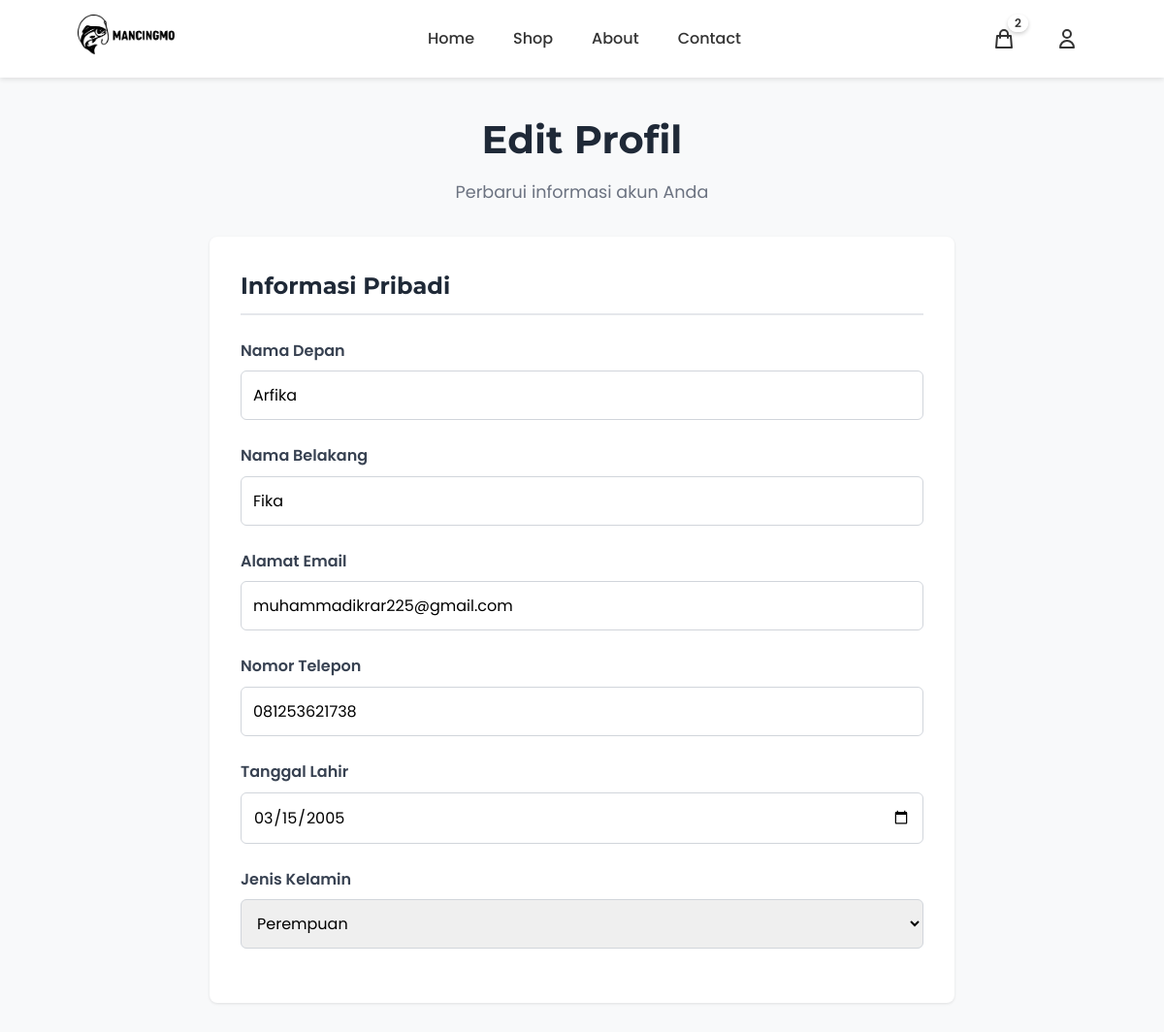
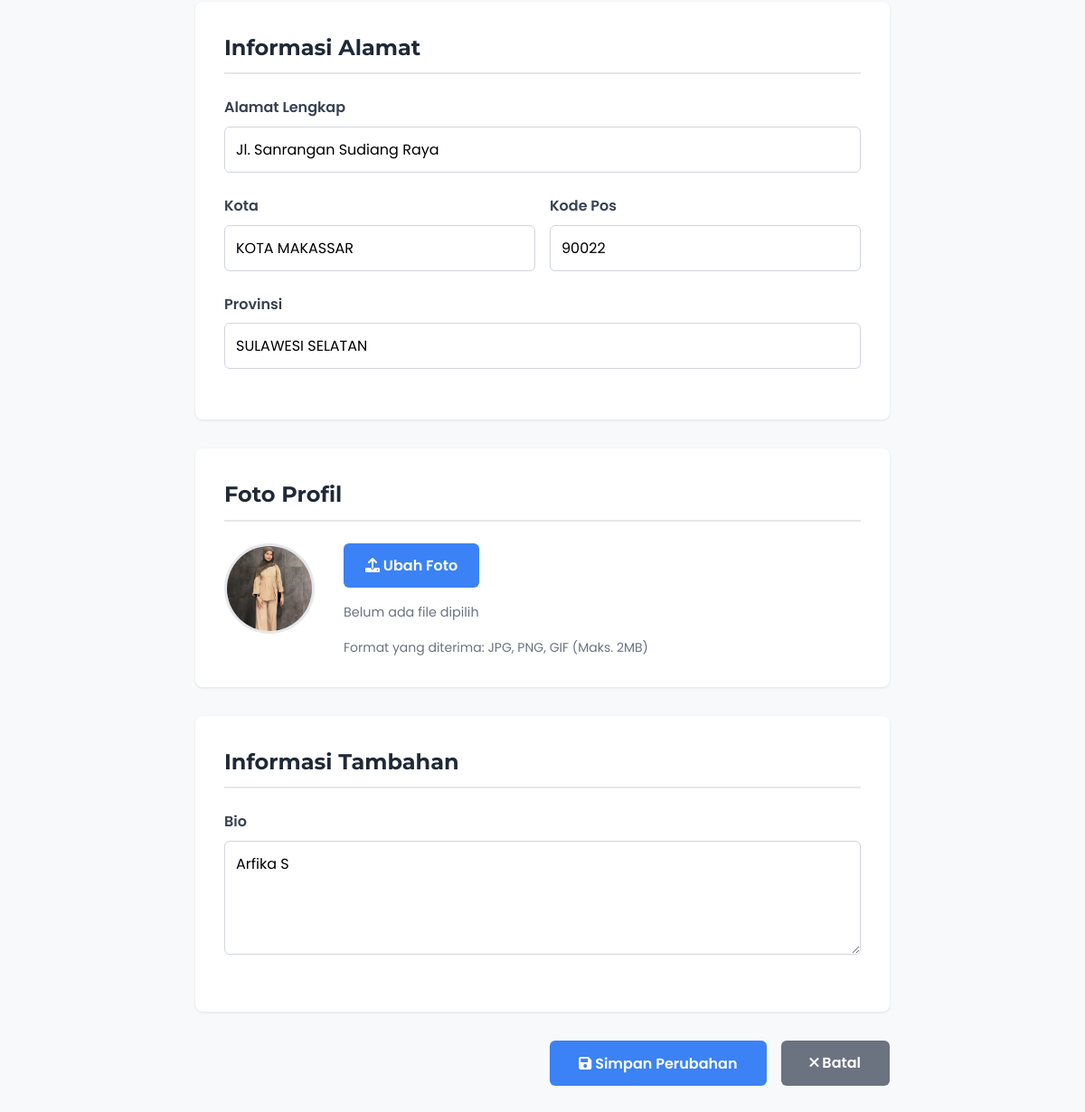
Before: /profile/edit/ (signed in, upper part) with the older database file (2 pictures, top to bottom).
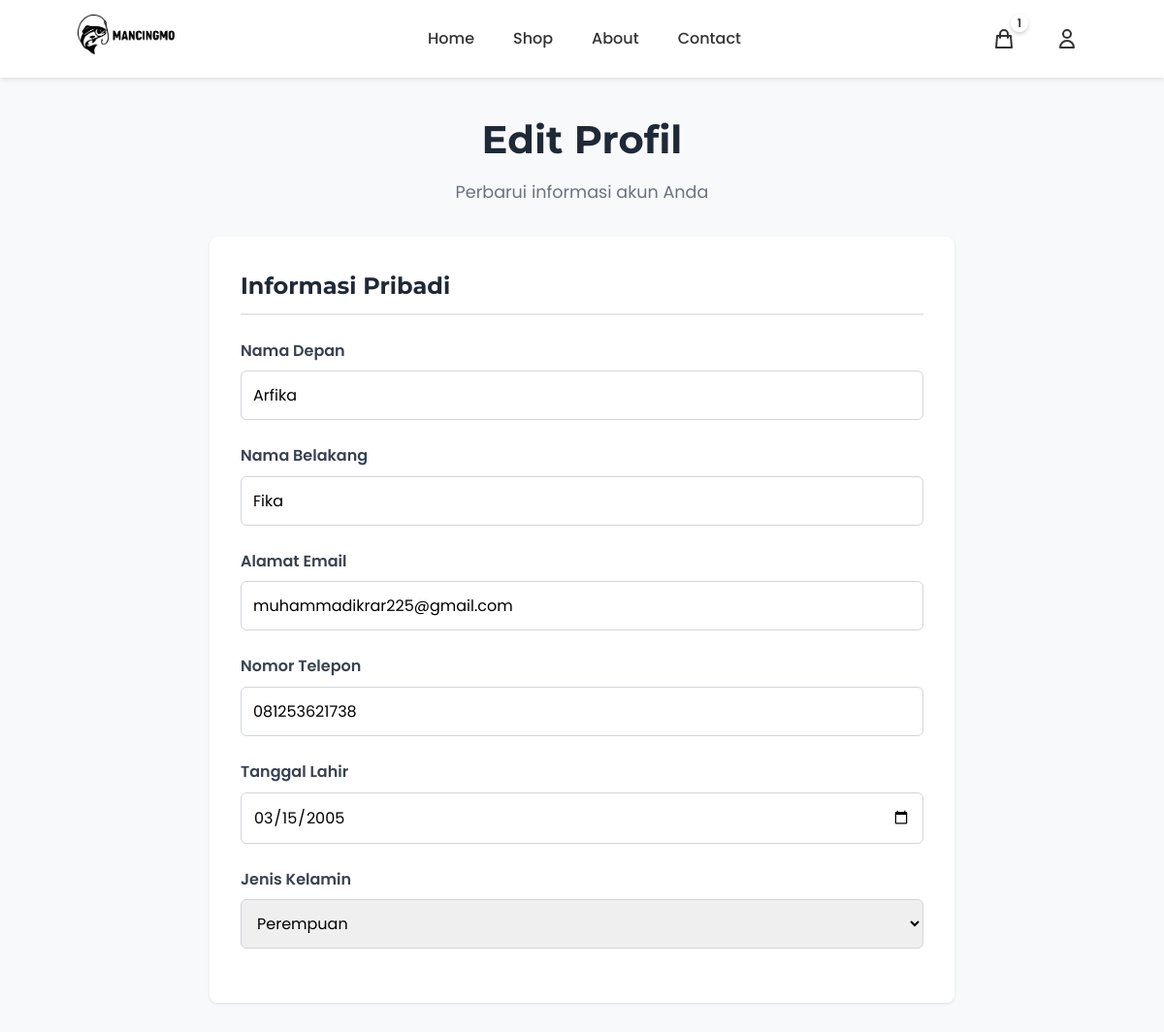
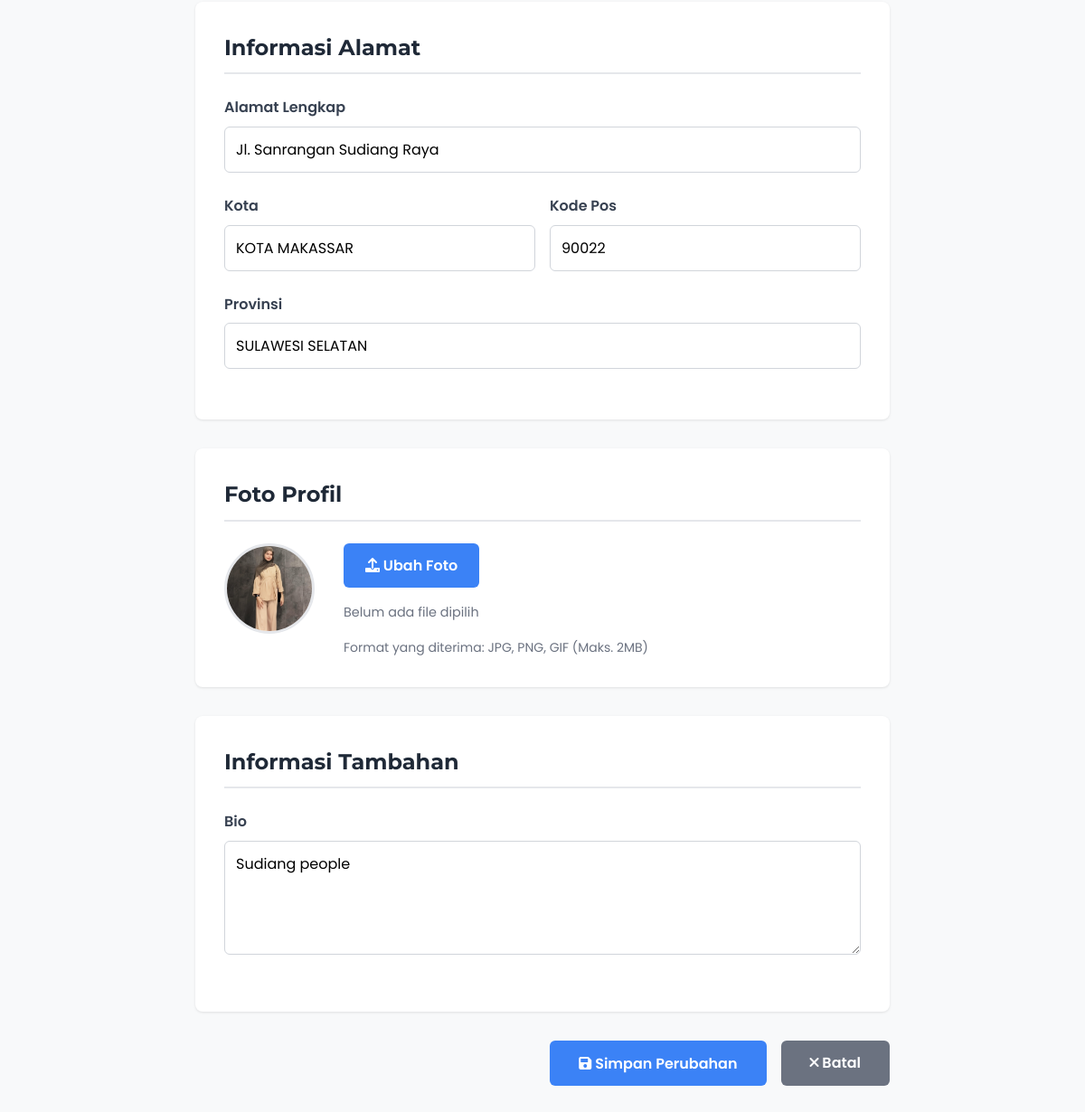
After: the same page with the newer database file (2 pictures, top to bottom).
### products/models.py (models this page shows, shortened)
class Cart(models.Model):
    user = models.OneToOneField(User, on_delete=models.CASCADE, related_name='cart', verbose_name="Pengguna")
    created_at = models.DateTimeField(auto_now_add=True, verbose_name="Dibuat Pada")
    updated_at = models.DateTimeField(auto_now=True, verbose_name="Diperbarui Pada")
    class Meta:
        verbose_name = "Keranjang"
        verbose_name_plural = "Keranjang"
        app_label = 'products'
    @property
    def unique_items_count(self):
        return self.items.count()
    def get_unique_items_count(self):
        return self.unique_items_count

class UserProfile(models.Model):
    GENDER_CHOICES = [
        ('L', 'Laki-laki'),
        ('P', 'Perempuan'),
    ]
    user = models.OneToOneField(User, on_delete=models.CASCADE, related_name='profile', verbose_name="Pengguna")
    photo = models.ImageField(upload_to='profiles/', blank=True, null=True, verbose_name="Foto Profile")
    phone = models.CharField(max_length=20, blank=True, verbose_name="Nomor Telepon")
    whatsapp = models.CharField(max_length=20, blank=True, verbose_name="Nomor WhatsApp")
    birth_date = models.DateField(blank=True, null=True, verbose_name="Tanggal Lahir")
    gender = models.CharField(max_length=1, choices=GENDER_CHOICES, blank=True, verbose_name="Jenis Kelamin")
    address = models.TextField(blank=True, verbose_name="Alamat Lengkap")
    province = models.CharField(max_length=100, blank=True, verbose_name="Provinsi")
    city = models.CharField(max_length=100, blank=True, verbose_name="Kota/Kabupaten")
    district = models.CharField(max_length=100, blank=True, verbose_name="Kecamatan")  # ✅ FIELD BARU
    postal_code = models.CharField(max_length=10, blank=True, verbose_name="Kode Pos")
    bio = models.TextField(blank=True, verbose_name="Bio/Deskripsi")
    created_at = models.DateTimeField(auto_now_add=True, verbose_name="Dibuat Pada")
    updated_at = models.DateTimeField(auto_now=True, verbose_name="Diperbarui Pada")
    class Meta:
        verbose_name = "Profile Pengguna"
        verbose_name_plural = "Profile Pengguna"
        app_label = 'products'

### products/views.py (the view, shortened to what this page needs)
# urls.py: path('profile/edit/', views.edit_profile, name='edit_profile'),
@login_required
def edit_profile(request):
    user_profile, created = UserProfile.objects.get_or_create(user=request.user)
    context = {
        'profile': user_profile,
    }
    return render(request, 'registration/edit_profile.html', context)

### templates/registration/edit_profile.html (shortened to what the changed rows need)
{% extends 'base.html' %}
{% load static %}
{% block content %}
<div class="profile-container">
    <div class="profile-header">
        <h1>Edit Profil</h1>
    </div>
    <div class="profile-content">
        <form method="POST" enctype="multipart/form-data" class="profile-form">
            <div class="form-section">
                <h2>Informasi Pribadi</h2>
                <div class="form-group">
                    <label for="first_name">Nama Depan</label>
                    <input type="text" id="first_name" name="first_name" value="{{ user.first_name }}" class="form-input" required>
                </div>
                <div class="form-group">
                    <label for="last_name">Nama Belakang</label>
                    <input type="text" id="last_name" name="last_name" value="{{ user.last_name }}" class="form-input">
                </div>
                <div class="form-group">
                    <label for="email">Alamat Email</label>
                    <input type="email" id="email" name="email" value="{{ user.email }}" class="form-input" required>
                </div>
                <div class="form-group">
                    <label for="phone">Nomor Telepon</label>
                    <input type="tel" id="phone" name="phone" value="{{ profile.phone }}" class="form-input" placeholder="Contoh: 081234567890">
                </div>
                <div class="form-group">
                    <label for="birth_date">Tanggal Lahir</label>
                    <input type="date" id="birth_date" name="birth_date" value="{% if profile.birth_date %}{{ profile.birth_date|date:'Y-m-d' }}{% endif %}" class="form-input">
                </div>
                <div class="form-group">
                    <label for="gender">Jenis Kelamin</label>
                    <select id="gender" name="gender" class="form-input">
                        <option value="P" {% if profile.gender == 'P' %}selected{% endif %}>Perempuan</option>
                    </select>
                </div>
            </div>
            <div class="form-section">
                <h2>Informasi Alamat</h2>
                <div class="form-group">
                    <label for="address">Alamat Lengkap</label>
                    <input type="text" id="address" name="address" value="{{ profile.address }}" class="form-input" placeholder="Jl. Contoh No. 123">
                </div>
                <div class="form-row">
                    <div class="form-group">
                        <label for="city">Kota</label>
                        <input type="text" id="city" name="city" value="{{ profile.city }}" class="form-input" placeholder="Contoh: Makassar">
                    </div>
                    <div class="form-group">
                        <label for="postal_code">Kode Pos</label>
                        <input type="text" id="postal_code" name="postal_code" value="{{ profile.postal_code }}" class="form-input" placeholder="Contoh: 90222">
                    </div>
                </div>
                <div class="form-group">
                    <label for="province">Provinsi</label>
                    <input type="text" id="province" name="province" value="{{ profile.province }}" class="form-input" placeholder="Contoh: Sulawesi Selatan">
                </div>
            </div>
            <div class="form-section">
                <h2>Foto Profil</h2>
                <div class="profile-picture-section">
                    <div class="current-photo">
                        {% if profile.photo %}
                            <img src="{{ profile.photo.url }}" alt="Foto Profil Saat Ini" class="profile-photo">
                        {% else %}
                            <div class="default-photo">
                                <i class="fas fa-user"></i>
                            </div>
                        {% endif %}
                    </div>
                </div>
            </div>
            <div class="form-section">
                <h2>Informasi Tambahan</h2>
                <div class="form-group">
                    <label for="bio">Bio</label>
                    <textarea id="bio" name="bio" class="form-input" rows="4" placeholder="Ceritakan tentang diri Anda...">{{ profile.bio }}</textarea>
                </div>
            </div>
        </form>
    </div>
</div>
{% endblock %}

### templates/includes/header.html (shortened to what this page needs)
{% load static %}
<nav>
    <div class="logo">
        <a href="{% url 'home' %}">
            <img src="{% static 'image/logo mancingmo.png' %}" alt="MancingMo Logo">
        </a>
    </div>
    <ul class="nav-links">
        <li><a href="{% url 'home' %}">Home</a></li>
        <li><a href="{% url 'shop' %}">Shop</a></li>
        <li><a href="{% url 'about' %}">About</a></li>
        <li><a href="{% url 'contact' %}">Contact</a></li>
    </ul>
    <div class="nav-icons">
        <a href="{% url 'cart' %}" class="icon-link cart-icon-wrapper">
            <svg fill="none" stroke="currentColor" viewBox="0 0 24 24">
                <path stroke-linecap="round" stroke-linejoin="round" stroke-width="2" d="M16 11V7a4 4 0 00-8 0v4M5 9h14l1 12H4L5 9z"/>
            </svg>
            {% if user.is_authenticated %}
                {% if user.cart.get_unique_items_count > 0 %}
                <span class="cart-badge" id="cartBadge">{{ user.cart.get_unique_items_count }}</span>
                {% else %}
                <span class="cart-badge" id="cartBadge" style="display: none;"></span>
                {% endif %}
            {% endif %}
        </a>
        {% if user.is_authenticated %}
        <div class="user-menu">
            <button class="user-btn">
                <svg fill="none" stroke="currentColor" viewBox="0 0 24 24">
                    <path stroke-linecap="round" stroke-linejoin="round" stroke-width="2" d="M16 7a4 4 0 11-8 0 4 4 0 018 0zM12 14a7 7 0 00-7 7h14a7 7 0 00-7-7z"/>
                </svg>
            </button>
        </div>
        {% endif %}
    </div>
</nav>

Changed rows visible on the page:
changed UserProfile "Perempuan": bio "Arfika S" → "Sudiang people"
Other visible differences:
{{ user.cart.get_unique_items_count }}: "2" → "1"
